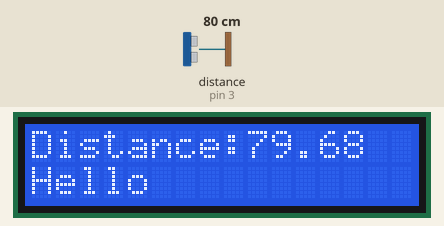
Recording of a sketch running on a simulated Arduino Uno, built with avr-gcc and run on an emulated ATmega328P. Parts: 16×2 character LCD. Wiring (inferred from the names in the program): ultrasonic range finder: trigger pin 2; echo pin 3. The inputs (shaded band) are chosen by the test bench; at power-on: distance to the obstacle (sensor on pin 3) 80 cm. The echo pulse lasts 58.3 µs per cm.

Above: at 2.7 s.
2.8 s: distance to the obstacle (sensor on pin 3) set to 97 cm
At 3.3 s:
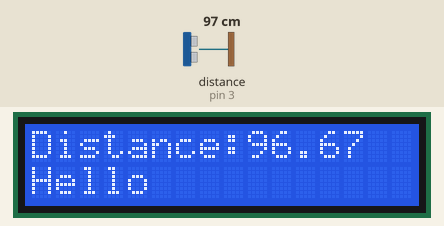
5.8 s: distance to the obstacle (sensor on pin 3) set to 103 cm
At 7.0 s:
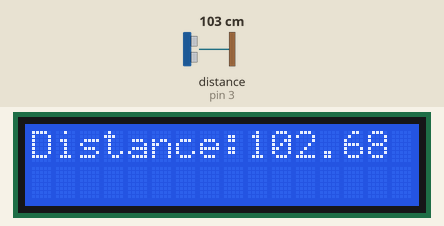
7.3 s: distance to the obstacle (sensor on pin 3) set to 35 cm
At 8.1 s:
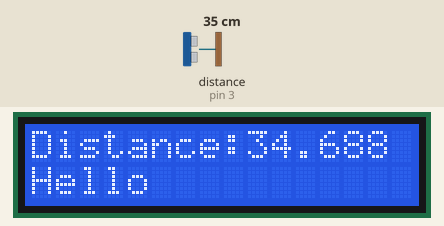
Timing chart, 0 to 10.3 s (numbered marks = the images above; inputs shaded):
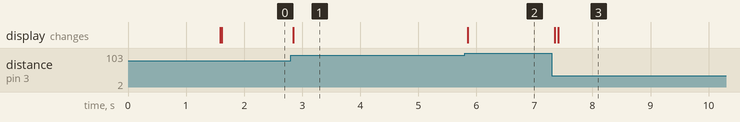

Measured:
- the behaviour switches between 100 and 101 cm on distance to the obstacle (sensor on pin 3) (found by bisection; images 1 and 2)
- after the input at 2.8 s, the display: changes at once (image 1)
- after the input at 5.8 s, the display: changes after 0.05 s (image 2)
- after the input at 7.3 s, the display: first changes after 0.05 s (image 3 shows a later state)

The sketch:

project1.ino
```cpp
#include <LiquidCrystal_I2C.h>
#include <Wire.h>

LiquidCrystal_I2C lcd(0x27, 16, 2);

int trig = 2;
int echo = 3;
int led = 13;

long duration;
float distance;

void setup() {
  pinMode(trig, OUTPUT);
  pinMode(echo, INPUT);


  lcd.init();
  lcd.backlight();
  lcd.clear();

  lcd.setCursor(0,0);
  lcd.print("Distance Sensor");
  delay(1500);
  lcd.clear();
}

void loop() {


  digitalWrite(trig, LOW);
  delayMicroseconds(2);
  digitalWrite(trig, HIGH);
  delayMicroseconds(10);
  digitalWrite(trig, LOW);


  duration = pulseIn(echo, HIGH);
//distance caculation
  distance = (duration * 0.0343) / 2;
//LCD display
  lcd.setCursor(0, 0);
  lcd.print("Distance: ");

  lcd.setCursor(10, 0);
  lcd.print(distance, 1);

  lcd.setCursor(15, 0);
  lcd.print(" ");


  //led control
 lcd.setCursor(9,0);
  lcd.print(distance);
  if (distance <= 100){
    lcd.setCursor(0,1);
    lcd.print("Hello");
  }else{
    lcd.setCursor(0,1);
    lcd.print("              ");
  }

}
```
